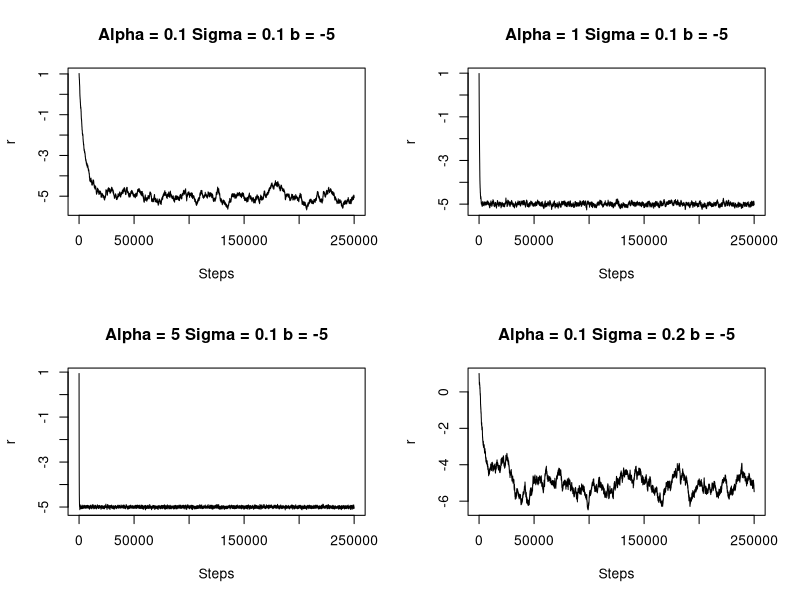
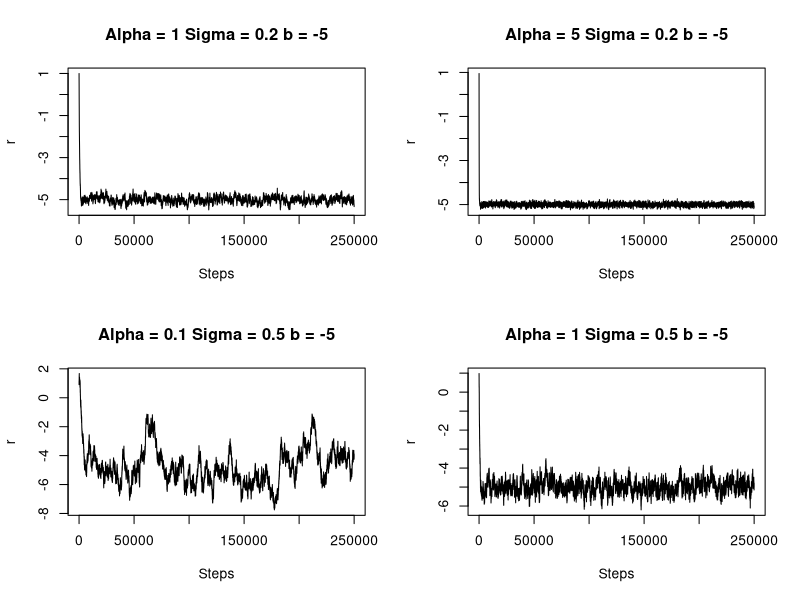
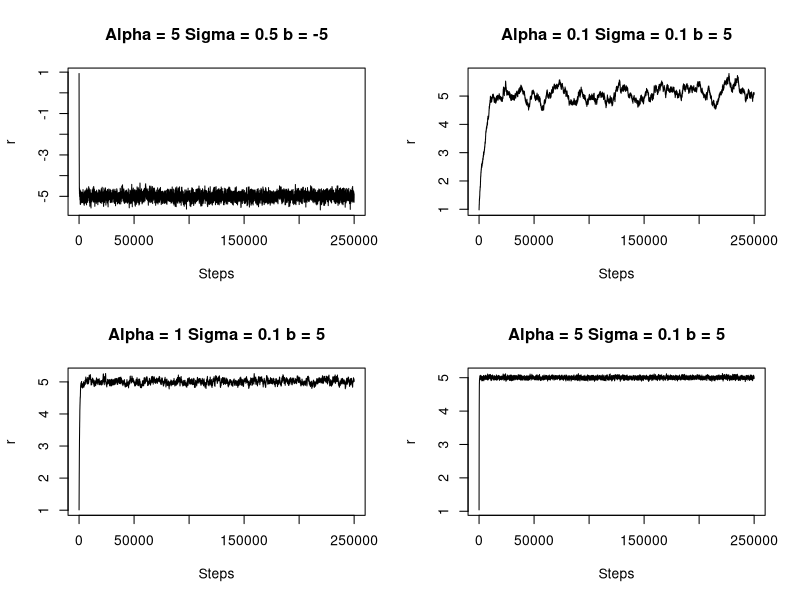
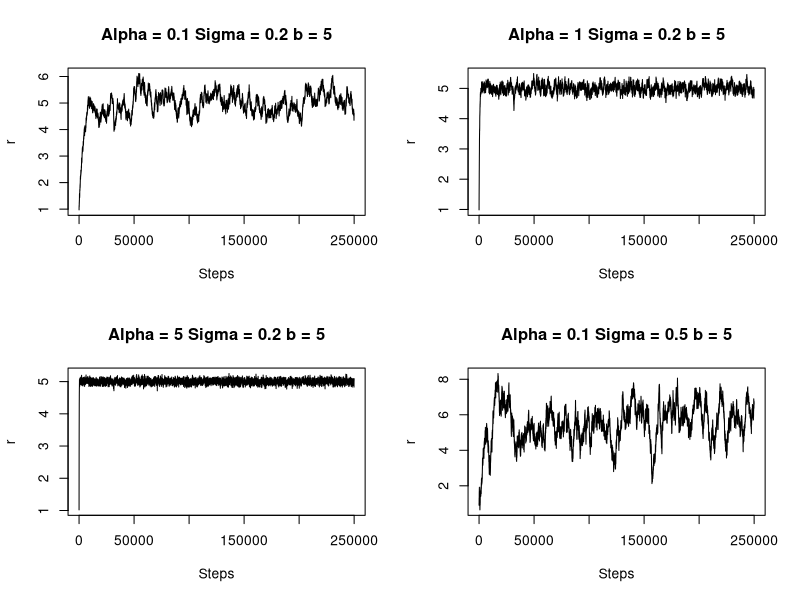
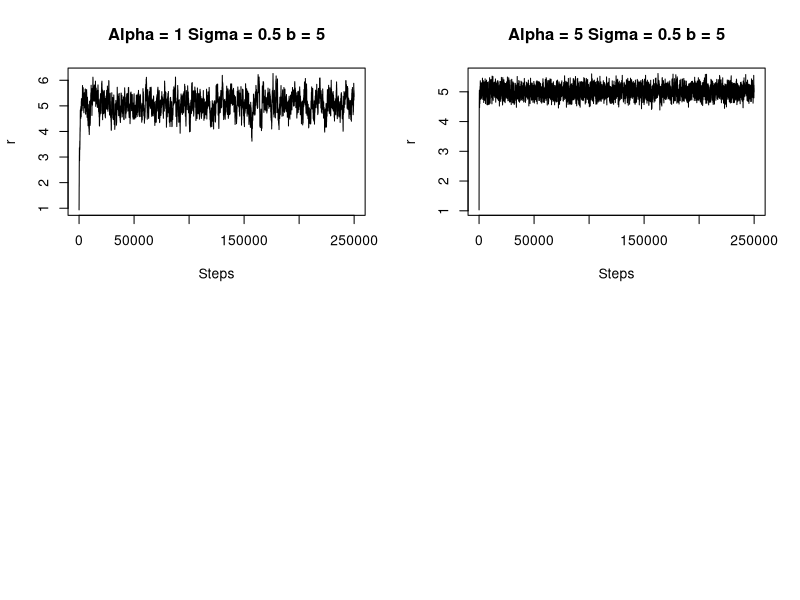
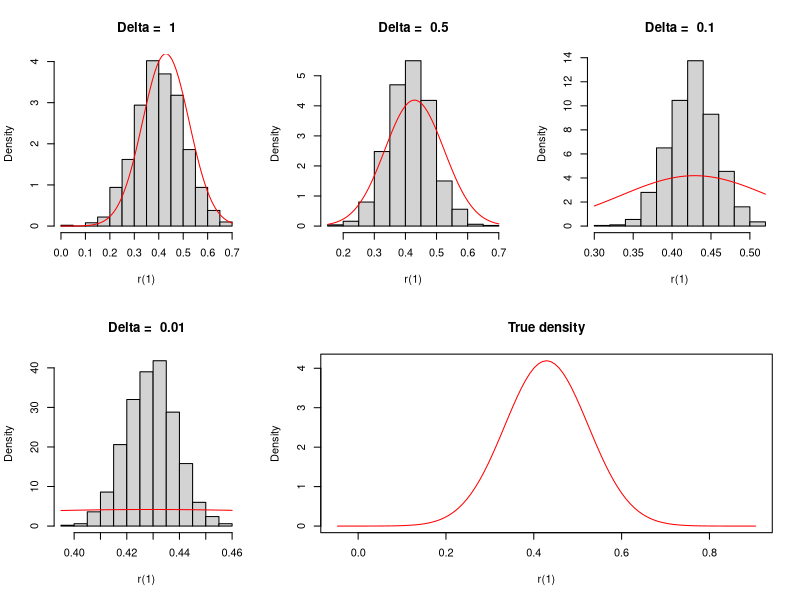
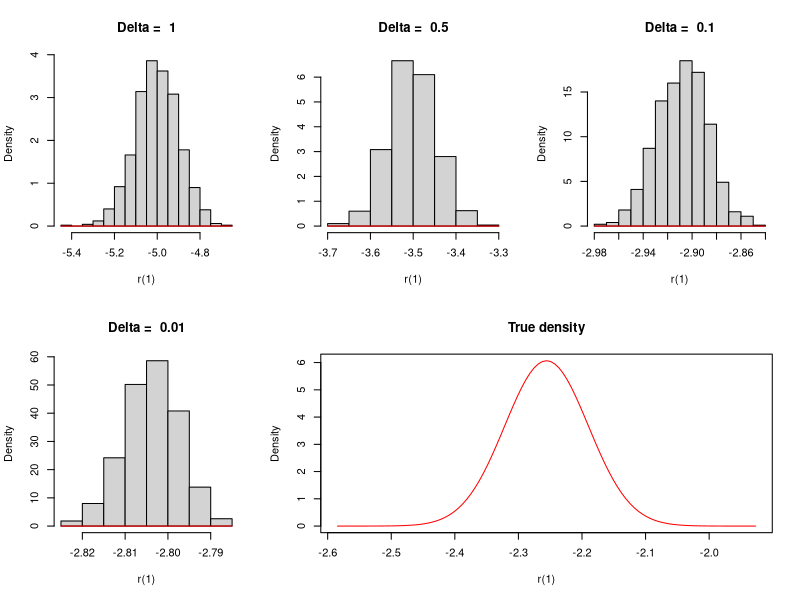
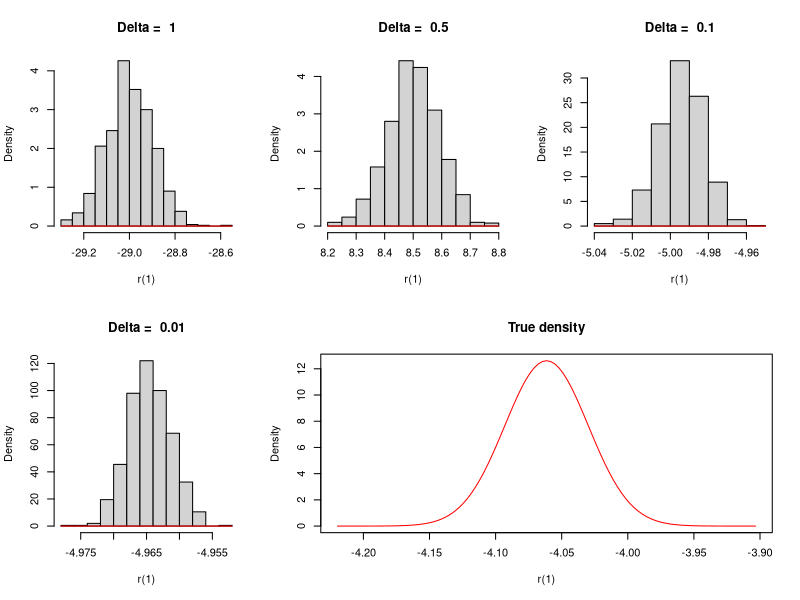

Recreate these plots in R, in order.
## ---- chunk 1
knitr::opts_chunk$set(echo = TRUE)
## ---- chunk 2
alpha <- c(0.1, 1, 5)
sigma <- c(0.1, 0.2, 0.5)
b <- c(-5, 5) 
## ---- chunk 3
random_walk <- function(initial = 1, T = 500, step = 1/500,
                        alpha, sigma, b) {
  n <- T / step
  r <- matrix(rep(NA, n), n, length(alpha))
  r[1, ] <- r.current <- rep(initial, length(alpha))
  Z <- rnorm(n, mean = 0, sd = 1)
  for (i in 1:n) {
    r[i, ] <- r.current <- exp(-alpha * step) * r.current +
      b * (1 - exp(-alpha * step)) +
      sigma / sqrt(2 * alpha) * sqrt(1 - exp(-2 * alpha * step)) * Z[i]
  }
  return(r)
}
## ---- chunk 4
comb <- expand.grid(sigma, b)
print(comb)
## ---- chunk 5
par(mfrow = c(2, 2))
for (i in 1:nrow(comb)) {
  result <- random_walk(alpha = alpha,
                        sigma = comb[i, 1], b = comb[i, 2])
  sapply(c(1:length(alpha)), function(j) plot(result[, j],
                             type = 'l', xlab = 'Steps', ylab = 'r',
                             main = paste0('Alpha = ', alpha[j],' Sigma = ', comb[i, 1],
                                           ' b = ', comb[i, 2])))
}

## ---- chunk 6
plot_true2 <- function(alpha, sigma, b, delta = 1, initial = 1, ad = FALSE, para = 1) {
  mean1 <- exp(-sigma * delta) * initial + b * (1 - exp(-alpha * delta))
  sd1 <- sigma / sqrt(2 * alpha) * sqrt(1 - exp(-2 * alpha * delta))
  temp <- list(NULL, c(mean1 - 5 * sd1, mean1 + 5 * sd1))
  curve(dnorm(x, mean = mean1, sd = sd1), col = 'red',
        xlim = temp[[para]],
        main = 'True density', ylab = 'Density', xlab = 'r(1)', add = ad)
}
## ---- chunk 7
es_sample <- function(alpha, sigma, b, delta,
                      initial = 1, sample_size = 1000) {
  n <- length(alpha)
  r_current <- matrix(rep(initial, sample_size), sample_size, n)
  alpha1 <- matrix(rep(alpha, sample_size), sample_size, n, byrow = TRUE)
  for (i in 1:(1 / delta)) {
    mean1 <- r_current + alpha1 * (b - r_current) * delta
    sd1 <- sigma * delta
    temp <- rnorm(sample_size * n, mean = t(mean1), sd = sd1)
    r_current <- matrix(temp, sample_size, n, byrow = TRUE)
}
  return(r_current)
}
## ---- chunk 8
plot_compare <- function(alpha, sigma, b, delta1, initial = 1) {
  comb <- expand.grid(delta, alpha, sigma, b)
  for (i in 1:nrow(comb)) {
    es_result <- es_sample(delta = comb[i, 1],alpha = comb[i, 2],
                           sigma = comb[i, 3], b = comb[i, 4])
    hist(es_result, prob = TRUE, main = paste('Delta = ', comb[i, 1]),
         ylab = 'Density', xlab = 'r(1)')
    plot_true2(alpha = comb[i, 2], sigma = comb[i, 3], b = comb[i, 4], ad = TRUE)
    if ((i %% 4) == 0) {
      plot_true2(alpha = comb[i, 2], sigma = comb[i, 3], b = comb[i, 4], para = 2)
      print(paste0('Alpha = ', comb[i, 2], ' Sigma = ', comb[i, 3],
                   ' b = ', comb[i, 4]))
    }
  }
}
## ---- chunk 9
alpha <- c(0.1, 1, 5)
sigma <- c(0.1, 0.2, 0.5)
b <- c(-5, 5)
delta <- c(1, 0.5, 0.1, 0.01)
layout(matrix(c(1, 2, 3, 4, 5, 5), 2, 3, byrow = TRUE))
plot_compare(alpha, sigma, b, delta)
